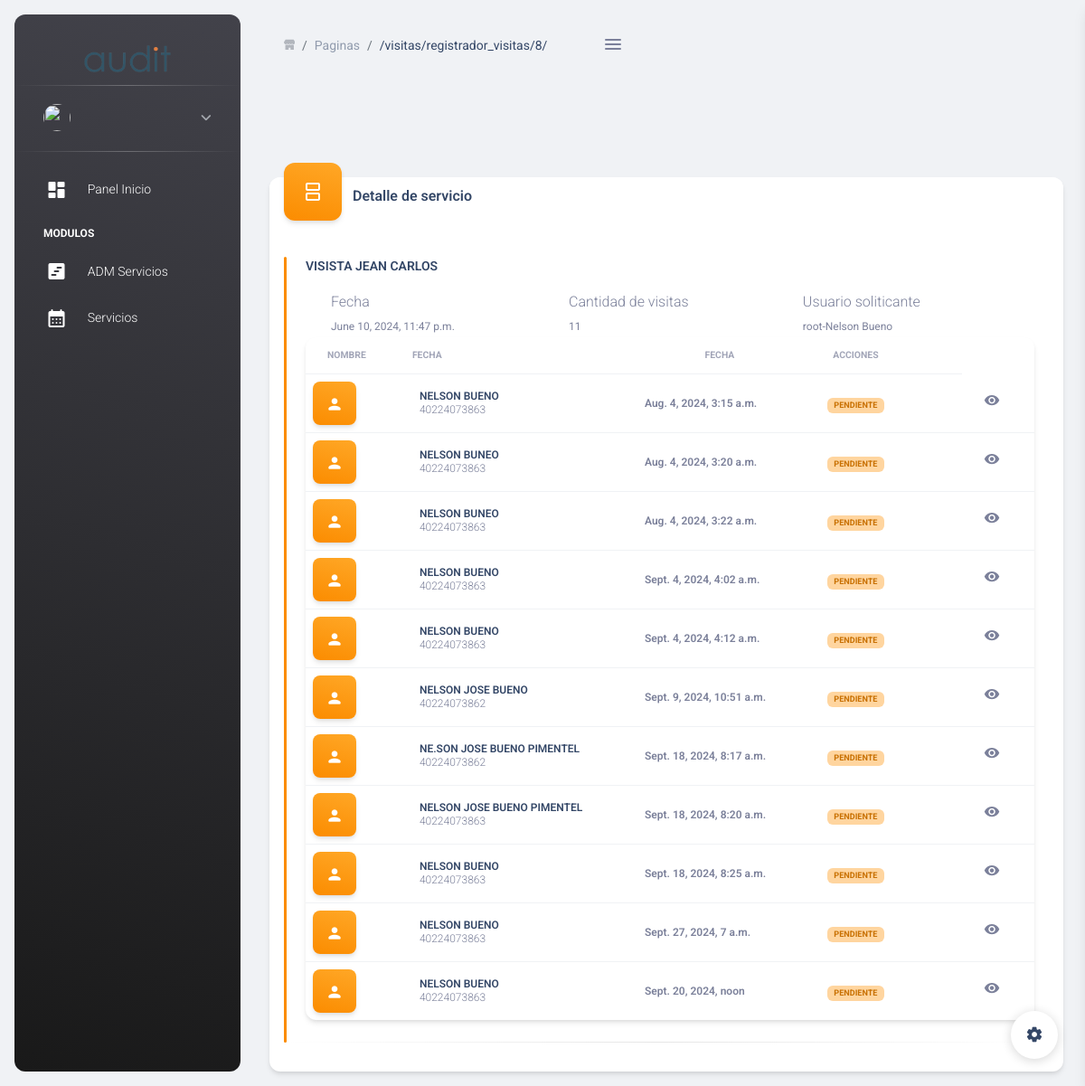
The page /visitas/registrador_visitas/8/ on the database as committed earlier.
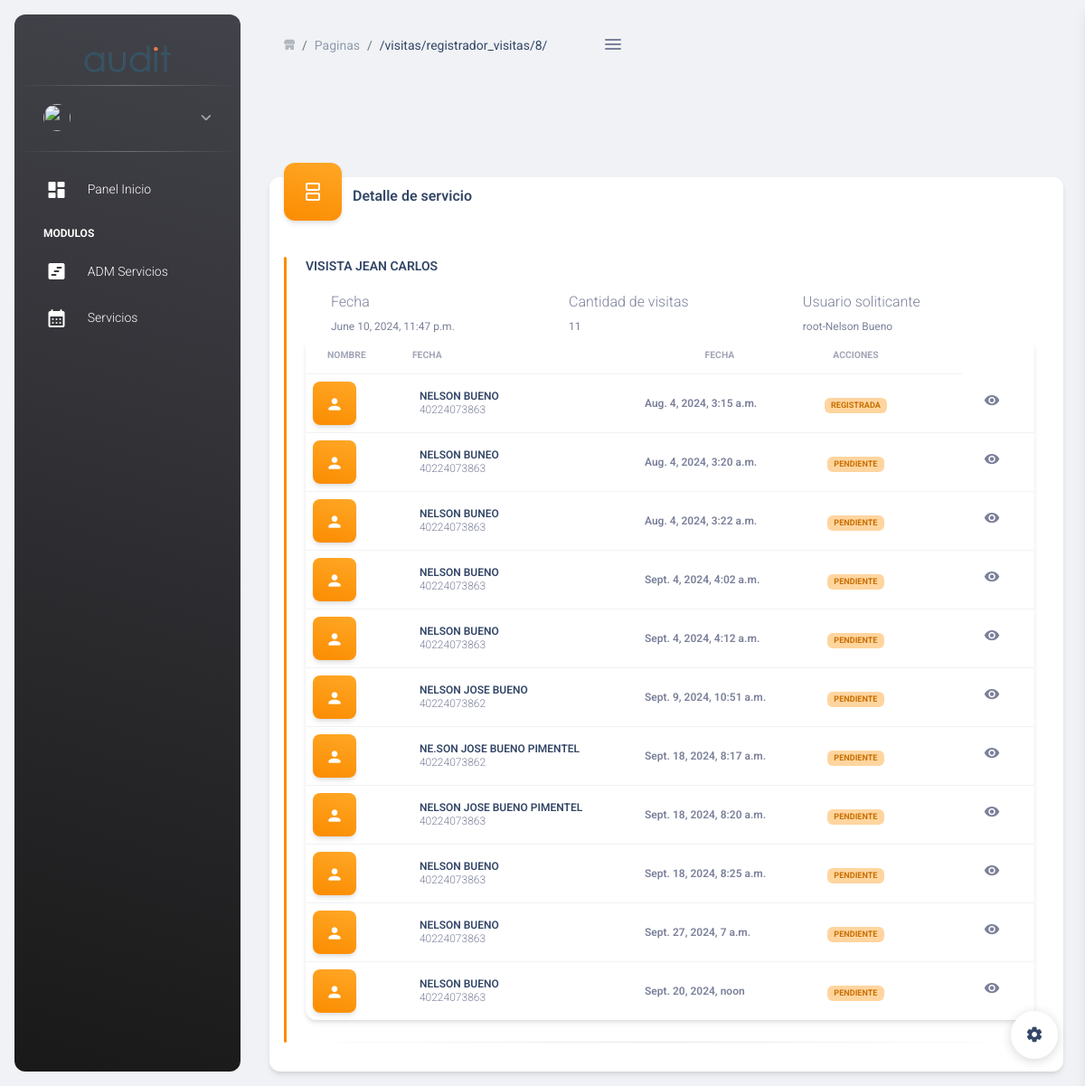
The same page on the database as committed later.
### visitas/models.py (models this page shows, shortened)
class Cita(models.Model):
    OPCIONES_TIPO_VISITA = (
        ('Pre-empleo', 'Pre-empleo'),
        ('Mantenimiento', 'Mantenimiento'),
        ('Aleatoria', 'Aleatoria'),
    )
    usuario_solicitud = models.ForeignKey(Usuario,related_name='usuario_solicitud', on_delete=models.CASCADE)
    visitador = models.ForeignKey(Usuario, related_name='visitador',on_delete=models.CASCADE,blank=True,
        null=True)
    fecha_registro = models.DateTimeField(auto_now_add=True)
    fecha_agendada = models.DateTimeField()
    motivo = models.TextField()
    Observaciones = models.TextField()
    estatus = models.CharField(max_length=200)
    fecha_visita = models.DateTimeField(blank=True)
    tipo_visita = models.CharField(max_length=20, choices=OPCIONES_TIPO_VISITA)
    nombres = models.CharField(max_length=100,null=True, blank=True)
    apellidos = models.CharField(max_length=100,null=True, blank=True)
    cedula = models.CharField(max_length=20,null=True, blank=True)
    telefonos = models.CharField(max_length=20,null=True, blank=True)
    sexo = models.CharField(max_length=10,null=True, blank=True)
    fecha_nacimiento = models.DateField()
    ciudad_nacimiento = models.CharField(max_length=100,null=True, blank=True)
    nacionalidad = models.CharField(max_length=100,null=True, blank=True)
    departamento = models.CharField(max_length=100,null=True, blank=True)
    puesto = models.CharField(max_length=100,null=True, blank=True)
    direccion_residencia = models.TextField()
    punto_referencia = models.TextField()
    estado_civil = models.CharField(max_length=20)

### visitas/views.py (the view)
# urls.py: path('registrador_visitas/<slug:id>/', registrador_visitas, name='registrador_visitas'),
def registrador_visitas(request,id):
	servicio = Servicio.objects.get(id=id)
	return render(request, 'servicio_detail.html',{'servicio':servicio})

### core/models.py (called while the page is built)
    def __str__(self):
        return f"{self.username}-{self.first_name}  {self.last_name}"

### templates/visitas/servicio_detail.html (shortened to what the changed rows need)
{% extends "core2.html" %}
{% load static %}
{% block content %}
<br>
<br>
    <div class="container-fluid my-3 py-3">
            <div class="row">
         <div class="col-12 mt-3">
            <div class="card mt-4">
               <div class="card-body p-3 pt-4">
                  <ul class="list-group list-group-flush" data-toggle="checklist" id="tableservicio">
                   {% if servicio %}
                     <li class="list-group-item border-0 flex-column align-items-start ps-0 py-0 mb-3">
                  <div class="checklist-item checklist-item-warning ps-2 ms-3">
                      <div class="card">
                      <div class="table-responsive">
                        <table class="table align-items-center mb-0">
                          <thead>
                            <tr>
                              <th class="text-uppercase text-secondary text-xxs font-weight-bolder opacity-7">Nombre</th>
                              <th class="text-uppercase text-secondary text-xxs font-weight-bolder opacity-7 ps-2">Fecha</th>
                              <th class="text-center text-uppercase text-secondary text-xxs font-weight-bolder opacity-7">fecha</th>
                              <th class="text-center text-uppercase text-secondary text-xxs font-weight-bolder opacity-7">acciones</th>
                              <th class="text-secondary opacity-7"></th>
                            </tr>
                          </thead>
                          <tbody id="">
                           {% for o in servicio.visitas.all %}
                           <tr>
                            <td>
                             <div class="icon icon-shape bg-gradient-warning shadow text-center">
                                    <i class="material-icons opacity-10 pt-1">person</i>
                                  </div>
                            </td>
                              <td>
                                <div class="d-flex px-2 py-1">
                                  <div class="d-flex flex-column justify-content-center">
                                    <h6 class="mb-0 text-xs">{{o.nombres|upper}} {{o.apellidos|upper}} </h6>
                                    <p class="text-xs text-secondary mb-0">{{o.cedula|upper}}</p>
                                  </div>
                                </div>
                              </td>
                              <td>
                                <p class="text-xs font-weight-bold mb-0">{{o.fecha_agendada}}</p>
                              </td>
                              <td class="align-middle text-center text-sm">
                                <span class="badge badge-sm badge-warning">{{o.estatus|upper}}</span>
                              </td>
                              <td class="align-middle text-center">
                              </td>
                              <td class="text-sm">
                             <a href="{% url 'detalle_cita_id' o.id %}" class="mx-3" data-bs-toggle="tooltip" data-bs-original-title="Edit product">
                               <i class="material-icons text-secondary position-relative text-lg">visibility</i>
                             </a>
                           </td>
                            </tr>
                            {% endfor %}
                          </tbody>
                        </table>
                      </div>
                    </div>
                  </div>
               </li>
               {% endif %}
                  </ul>
               </div>
            </div>
         </div>
      </div>
    </div>
{% endblock %}

Rows that differ between the two databases and show on the page:
changed Cita: estatus "PENDIENTE" → "REGISTRADA"
